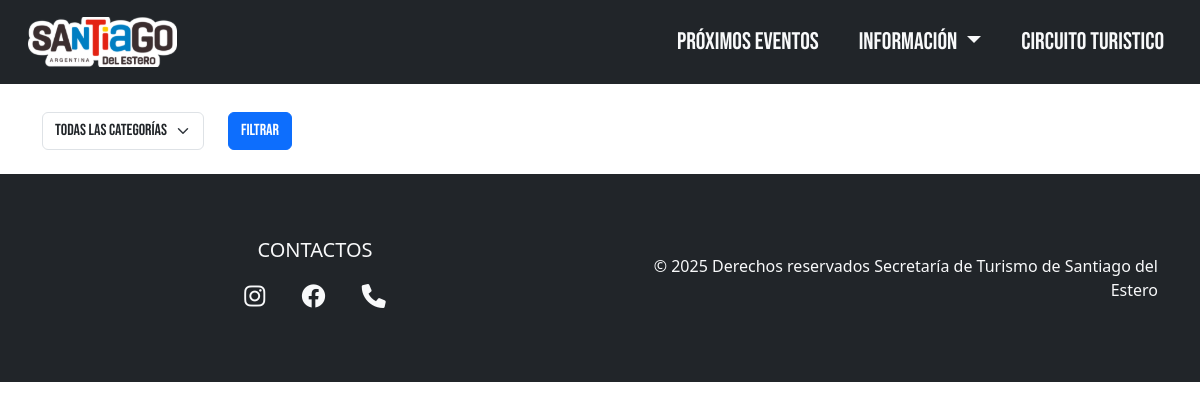
Page /destinos.php?categoria=Historia on the earlier database version.
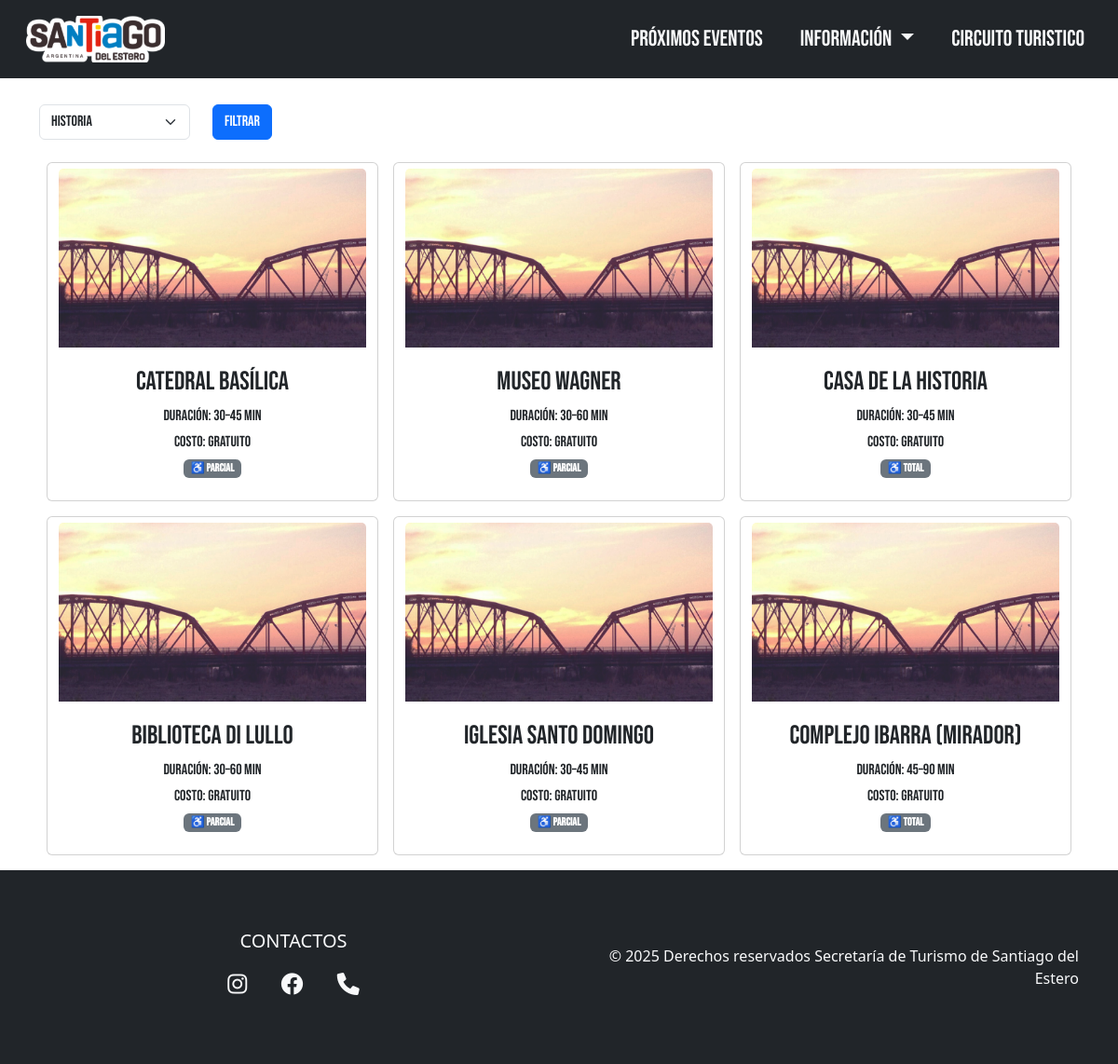
Same page on the later database version.
### tables this page shows
CREATE TABLE destinos (
    id INT AUTO_INCREMENT PRIMARY KEY,
    nombre VARCHAR(255) NOT NULL,
    descripcion TEXT,
    horario VARCHAR(100),
    costo DECIMAL(10,2),
    duracion INT,
    duracion_texto VARCHAR(50),
    costo_texto VARCHAR(100),
    accesibilidad VARCHAR(50),
    imagen VARCHAR(255),
    enlace VARCHAR(255),
    latitud DECIMAL(10,6),
    longitud DECIMAL(10,6),
    categoria VARCHAR(100)
);

### destinos.php (the view, shortened to what this page needs)
<?php
require 'db.php';
$categoria = $_GET['categoria'] ?? '';
if ($categoria) {
  $stmt = $pdo->prepare('SELECT * FROM destinos WHERE categoria = ?');
  $stmt->execute([$categoria]);
} else {
  $stmt = $pdo->query('SELECT * FROM destinos');
}
$destinos = $stmt->fetchAll();
$catStmt = $pdo->query('SELECT DISTINCT categoria FROM destinos');
$categorias = $catStmt->fetchAll(PDO::FETCH_COLUMN);
?>
<!DOCTYPE html>
<html lang="es">
<head>
</head>
<body class="bg-body bebas-neue-regular">
  <header class="pb-3">
  </header>
  <main class="container pt-5 mt-5">
    <form method="get" class="row mb-4">
      <div class="col-auto">
        <select name="categoria" class="form-select">
          <option value="">Todas las categorías</option>
          <?php foreach ($categorias as $c): ?>
            <option value="<?= htmlspecialchars($c) ?>" <?= $c == $categoria ? 'selected' : '' ?>><?= htmlspecialchars($c) ?></option>
          <?php endforeach; ?>
        </select>
      </div>
      <div class="col-auto">
        <button type="submit" class="btn btn-primary">Filtrar</button>
      </div>
    </form>
    <section class="row justify-content-start ms-0 me-0">
      <?php foreach ($destinos as $d): ?>
        <?php
        $imagen = !empty($d['imagen']) ? $d['imagen'] : 'img/santiago-logo.png';
        $duracionLabel = $d['duracion_texto'] ?? '';
        $costoLabel = $d['costo_texto'] ?? '';
        ?>
        <a href="destino.php?id=<?= $d['id'] ?>" class="text-decoration-none text-dark col-lg-4 p-0 me-lg-0 px-lg-2 mb-lg-3 mb-3 col-md-12">
          <div class="card btn btn-light h-100">
            <img src="<?= $imagen ?>" class="card-img-top tarjeta-imagen" alt="<?= htmlspecialchars($d['nombre']) ?>">
            <div class="card-body">
              <p class="card-text fs-3 mb-1"><?= htmlspecialchars($d['nombre']) ?></p>
              <p class="roboto-300 mb-1">Duración: <?= htmlspecialchars($duracionLabel) ?></p>
              <p class="roboto-300 mb-1">Costo: <?= htmlspecialchars($costoLabel) ?></p>
              <?php if (!empty($d['accesibilidad'])): ?>
                <span class="badge text-bg-secondary"><?= htmlspecialchars($d['accesibilidad']) ?></span>
              <?php endif; ?>
            </div>
          </div>
        </a>
      <?php endforeach; ?>
    </section>
  </main>
</body>
</html>

Differences in the rows shown:
added destinos: imagen (picture), nombre "Catedral Basílica", duracion_texto "30–45 min", costo_texto "Gratuito", accesibilidad "♿ Parcial"
added destinos: imagen (picture), nombre "Museo Wagner", duracion_texto "30–60 min", costo_texto "Gratuito", accesibilidad "♿ Parcial"
added destinos: imagen (picture), nombre "Casa de la Historia", duracion_texto "30–45 min", costo_texto "Gratuito", accesibilidad "♿ Total"
added destinos: imagen (picture), nombre "Biblioteca Di Lullo", duracion_texto "30–60 min", costo_texto "Gratuito", accesibilidad "♿ Parcial"
added destinos: imagen (picture), nombre "Iglesia Santo Domingo", duracion_texto "30–45 min", costo_texto "Gratuito", accesibilidad "♿ Parcial"
added destinos: imagen (picture), nombre "Complejo Ibarra (mirador)", duracion_texto "45–90 min", costo_texto "Gratuito", accesibilidad "♿ Total"
Other differences:
form field categoria: "Todas las categorías" → "Historia"
